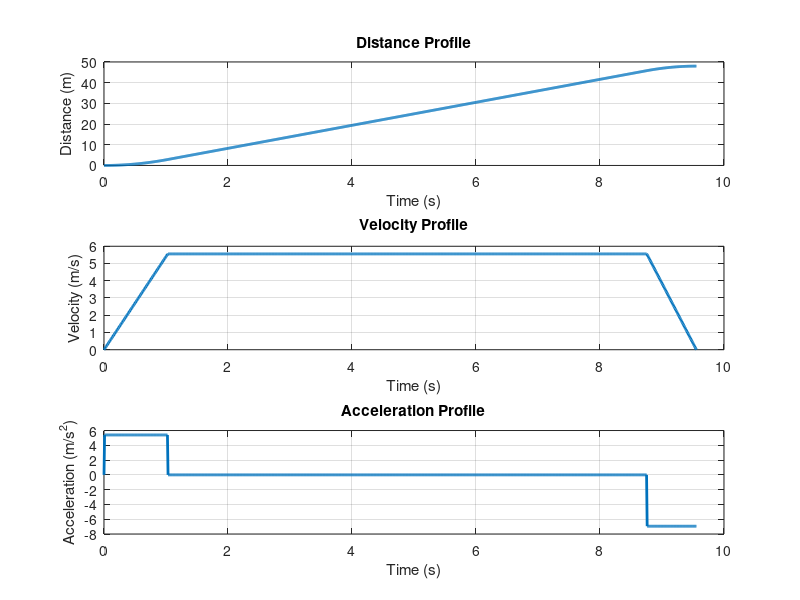

Recreate this plot in MATLAB.
clear all;

%% Pod Characteristics

m_fzg = 200; % Vehicle Mass in kg
m_zul = 50; % Payload
c_L = 0.8; % Drag Coefficient
rho_L = 1.2; % Density of air (kgm^-3)
f_r = 0.02; % Kinetic Friction Coefficient
g = 9.81; % Gravity in ms^-2
A = 1.5 * 0.3; % Area in m^2
e_i1 = 1.2; % Mass factor of rotating part
gradient = 5; % Inclination Gradient Percentage
alpha = atan(gradient/100); % Inclination Gradient Angle in radian

%% Mass Calculation

m_acc = e_i1 * m_fzg + m_zul;

%% Vehicle Dynamics Parameters - Parameterized acceleration

a_max = 5.4; % Maximum Acceleration in m/s^2 (Parameter)
a_dec = -6.944; % Fixed Deceleration in m/s^2

v_init = 0; % Starting Velocity in ms^-1
v_max = 20/3.6; % Maximum Velocity in ms^-1


v_end = 0; % End Velocity in ms^-1
sf = 50; % Pod Distance in m
xPod = 2;
sf = sf - xPod;


%% S-curve generation based on the acceleration and deceleration parameters

% Time to reach maximum velocity
t_acc_max = (v_max - v_init) / a_max;
s_acc_max = 0.5 * a_max * t_acc_max^2;

% Time to decelerate to zero velocity from maximum velocity
t_dec_zero = -v_max / a_dec;
s_dec_zero = 0.5 * a_dec * t_dec_zero^2 + v_max * t_dec_zero;

% Ensure the total distance covers the acceleration and deceleration phases
if (s_acc_max + s_dec_zero) > sf
    disp('Acceleration and deceleration distances exceed total distance. Adjust the parameters.');
    return;
end

% Calculate the cruising time and distance
s_cruise = sf - (s_acc_max + s_dec_zero);
t_cruise = s_cruise / v_max;

% Total time for the trip
T = t_acc_max + t_cruise + t_dec_zero;

%% Velocity, Distance, and Acceleration profile generation

% Generating time vector
N = 1000;
t = linspace(0, T, N);
dt = t(2) - t(1); % Time step

% Initializing velocity, distance, and acceleration profiles
v = zeros(1, N);
s = zeros(1, N);
a = zeros(1, N);

% Generating profiles
for i = 2:length(t)
    if t(i) <= t_acc_max
        v(i) = a_max * t(i);
        a(i) = a_max;
    elseif t(i) <= (t_acc_max + t_cruise)
        v(i) = v_max;
        a(i) = 0;
    else
        v(i) = v_max + a_dec * (t(i) - t_acc_max - t_cruise);
        a(i) = a_dec;
    end
    % Distance calculation by numerical integration of velocity
    s(i) = s(i-1) + v(i) * dt;
end

% Plotting
figure;
subplot(3,1,1);
plot(t, s, 'LineWidth', 2);
xlabel('Time (s)');
ylabel('Distance (m)');
title('Distance Profile');
grid on;

subplot(3,1,2);
plot(t, v, 'LineWidth', 2);
xlabel('Time (s)');
ylabel('Velocity (m/s)');
title('Velocity Profile');
grid on;

subplot(3,1,3);
plot(t, a, 'LineWidth', 2);
xlabel('Time (s)');
ylabel('Acceleration (m/s^2)');
title('Acceleration Profile');
grid on;

